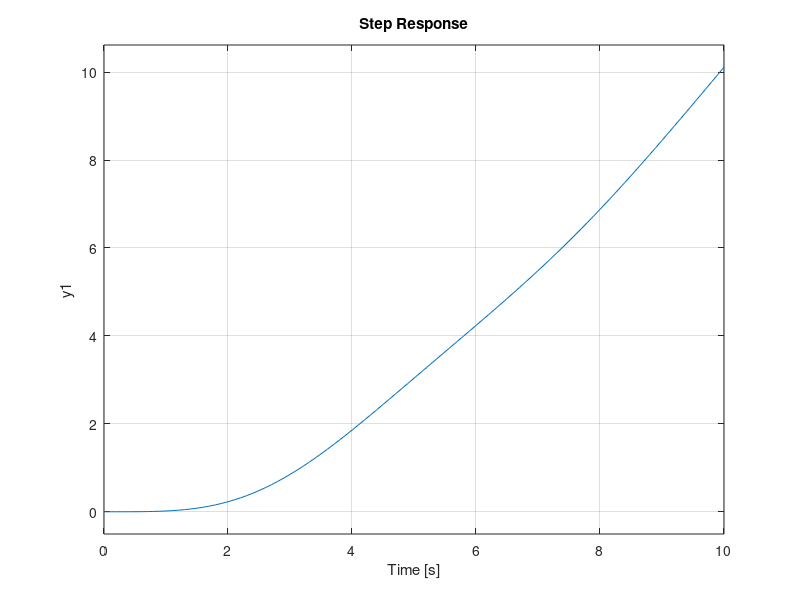

The MATLAB script that drew this image: (Note: this script raises an error after producing the figure.)
a = [1 1/2 3/2 1/4 0]; %coeficientes del denominador
b = [0 0 0 0 1/2]; %coeficientes del numerador
H = tf(b, a);

A = [0 0 1 0; 0 0 0 1; -1 1 -1/2 0; 1/2 -1/2 0 0];
B = transpose([0 0 0 1/2]);
C = [1 0 0 0];
D = 0;

[b_check, a_check] = ss2tf(A, B, C, D);

H_check = tf(b_check, a_check);

display(H)
display(H_check)
%Misma transferencia excepto por un pequeño error, probablemente numérico

%respuesta al escalón
figure;
step(H, 0:0.1:10)
grid on

syms s
I = eye(4);
mat = s*i - A;
matinv = inv(mat);

ilaplace(matinv)

%respuesta al impulso:
figure;
impulse(H)
grid on
legend('Respuesta al impulso del sistema')

%Respuesta a una condición inicial
IC = [0 1 0 0]; %posición inicial de m2 = 1
sys = ss(A, B, C, D);
figure;
initial(sys, IC)
